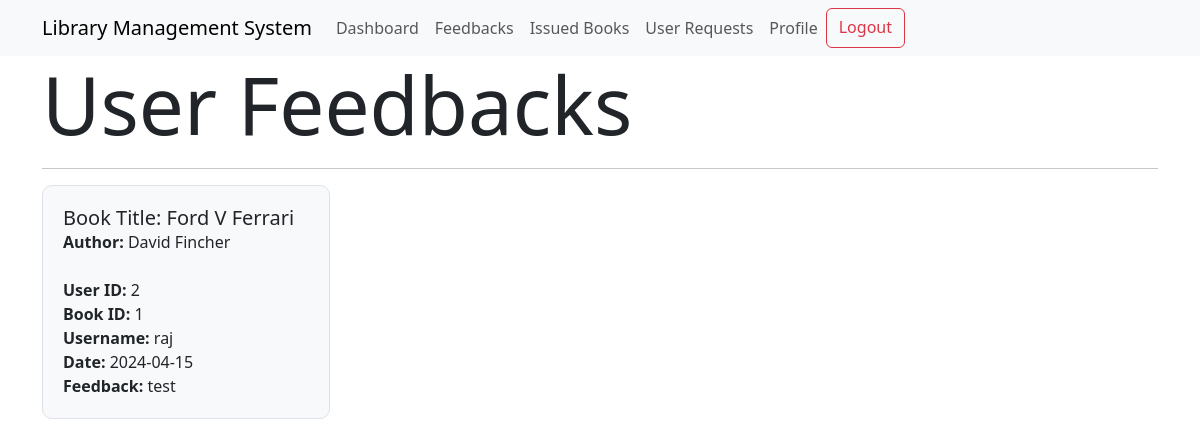
Page /show_feedbacks (signed in) on the earlier database version.
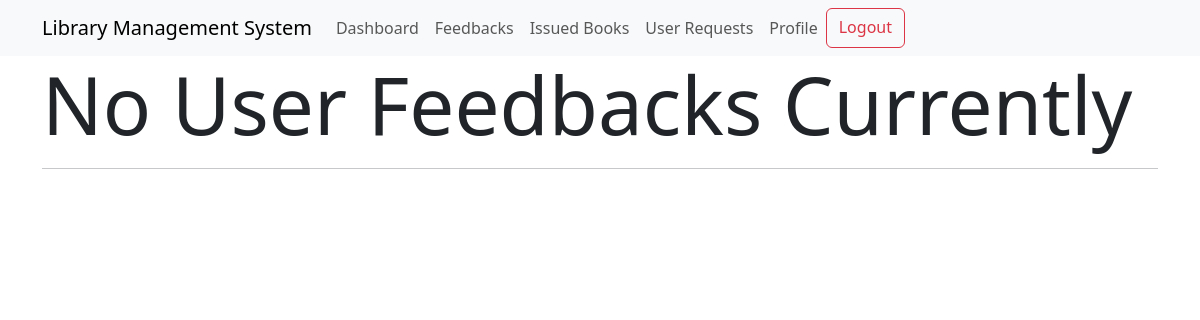
Same page on the later database version.
### models.py (models this page shows)
class Feedbacks(db.Model):
    id = db.Column(db.Integer, primary_key=True)
    user_id = db.Column(db.Integer, db.ForeignKey("user.id"), nullable=False)
    book_id = db.Column(db.Integer, db.ForeignKey("books.id"), nullable=False)
    username = db.Column(db.String(32), nullable=False)
    book_name = db.Column(db.String(32))
    author = db.Column(db.String(64))
    date_of_feedback = db.Column(db.Date, nullable=False)
    feedback = db.Column(db.Text, nullable=False)

### routes.py (the view)
@app.route("/show_feedbacks")
@admin_required
def show_feedbacks():
    feedbacks = Feedbacks.query.all()
    return render_template("show_feedbacks.html", feedbacks=feedbacks)

### routes.py (called while the page is built)
def admin_required(func):
    @wraps(func)
    def inner(*args, **kwargs):
        if "user_id" not in session:
            return redirect(url_for("login"))
        user = User.query.get(session["user_id"])
        if not user.is_admin:
            flash("You are not authorized to access this page")
            return redirect(url_for("index"))
        return func(*args, **kwargs)
    return inner

### templates/show_feedbacks.html (shortened to what this page needs)
{% extends 'layout.html' %}
{% block content %}
{% if session['is_admin'] and feedbacks|length == 0 %}
<h1 class="display-1">No User Feedbacks Currently</h1>
<hr>
{% elif session['is_admin'] and feedbacks|length > 0%}
<h1 class="display-1">User Feedbacks</h1>
<hr>
<div class="feedbacks-list">
    {% for feedback in feedbacks %}
    <div class="feedbacks" style="width: 18rem; margin-right: 20px">
        <div class="feedback-body">
            <h5 class="card-title">Book Title: {{feedback.book_name}}</h5>
            <div class="author"><strong>Author:</strong> {{feedback.author}}</div>
            <br>
            {% if session['is_admin'] %}
            <div><strong>User ID:</strong> {{feedback.user_id}}</div>
            <div><strong>Book ID:</strong> {{feedback.book_id}}</div>
            {% endif %}
            <div><strong>Username:</strong> {{feedback.username}}</div>
            <div><strong>Date:</strong> {{feedback.date_of_feedback}}</div>
            <div><strong>Feedback:</strong> {{feedback.feedback}}</div>
        </div>
    </div>
    {% endfor %}
</div>
{% elif not session['is_admin'] and feedbacks|length == 0 %}
<h1 class="display-1">Be the first to give a feedback</h1>
<hr>
{% endif %}
{% endblock %}

Differences in the rows shown:
removed Feedbacks: book_name "Ford V Ferrari", author "David Fincher", user_id "2", book_id "1", username "raj", date_of_feedback "2024-04-15", feedback "test"
Other differences:
text no longer shown: "User Feedbacks"
text now shown: "No User Feedbacks Currently"
